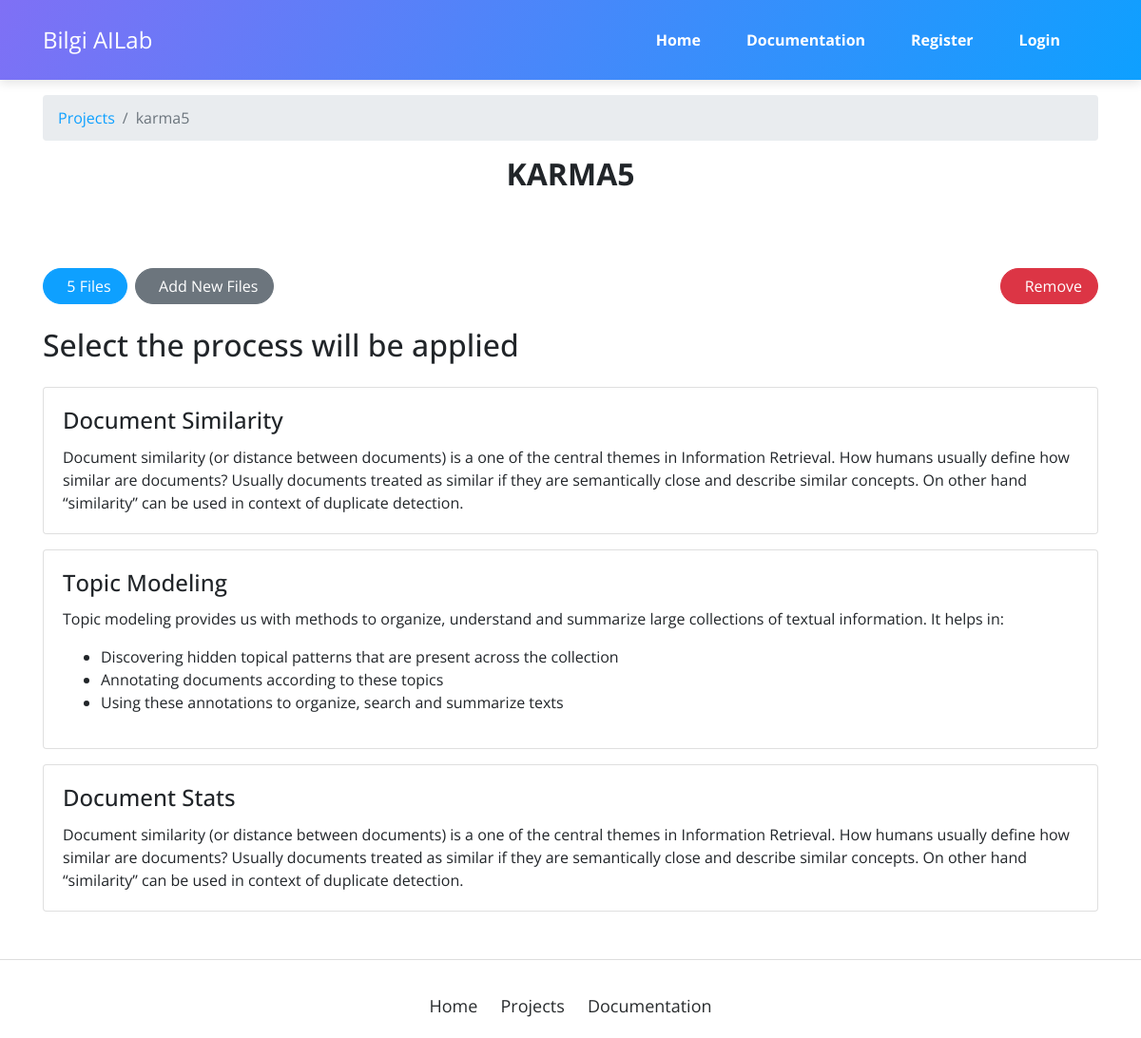
Page /projects/29 on the committed database.
### project/models.py (models this page shows, shortened)
class Project(models.Model):
    title = models.CharField(max_length=100)
    author = models.ForeignKey(User, on_delete=models.CASCADE, null=True)
    project_folder = models.CharField(max_length=32)
    date = models.DateTimeField(auto_now_add=True)
    def get_files(self):
        return ProjectFile.objects.filter(project=self)

### project/views.py (the view)
# urls.py: path('<int:pk>', views.show_project, name='show_project'),
def show_project(request, pk):
    project = get_object_or_404(Project, pk=pk)
    content = {'project': project, 'title': project.title}
    breadcrumb = {
        "Projects": reverse('all_projects'),
        project.title: "",
    }
    content['breadcrumb'] = breadcrumb
    return render(request, "project/project-show.html", content)

### project/models.py (called while the page is built)
    def filename(self):
        return os.path.basename(self.file.name)

### templates/project/project-show.html (shortened to what this page needs)
{% extends 'base.html' %}
{% block content %}
    <main class="page project-page">
        <section class="portfolio-block project">
            <div class="container">
                <div class="heading">
                    <h2>{{ project.title }}</h2>
                </div>
                <div class="row">
                    <div class="col info">
                        <button type="button" class="btn btn-primary" data-toggle="modal" data-target="#fileListModal">
                             &nbsp; {{ project.get_files|length }} Files
                        </button>
                        <button type="button" class="btn btn-secondary ml-1" data-toggle="modal"
                                data-target="#fileUploadModal">
                             &nbsp; Add New Files
                        </button>
                        <a href="{% url 'delete_project' project.id %}" type="button"
                           class="btn btn-danger float-right">
                             &nbsp; Remove
                        </a>
                    </div>
                </div>
                <h2 class="my-4"> Select the process will be applied</h2>
                <div class="row mt-3">
                    <div class="col">
                        <div class="card">
                            <div class="card-body">
                                <h4 class="card-title">Document Similarity</h4>
                                <p class="card-text">Document similarity (or distance between documents) is a one of the
                                    central themes in Information Retrieval. How humans usually define how similar are
                                    documents? Usually documents treated as similar if they are semantically close and
                                    describe similar concepts. On other hand “similarity” can be used in context of
                                    duplicate detection.</p>
                            </div>
                        </div>
                    </div>
                </div>
                <div class="row mt-3">
                    <div class="col">
                        <div class="card">
                            <div class="card-body">
                                <h4 class="card-title">Topic Modeling</h4>
                                <p class="card-text">Topic modeling provides us with methods to organize, understand
                                    and summarize large collections of textual information. It helps in:
                                    <br>
                                <ul>
                                    <li>Discovering hidden topical patterns that are present across the collection</li>
                                    <li>Annotating documents according to these topics</li>
                                    <li>Using these annotations to organize, search and summarize texts</li>
                                </ul>
                                </p>
                            </div>
                        </div>
                    </div>
                </div>
                <div class="row mt-3">
                    <div class="col">
                        <div class="card">
                            <div class="card-body">
                                <h4 class="card-title">Document Stats</h4>
                                <p class="card-text">Document similarity (or distance between documents) is a one of the
                                    central themes in Information Retrieval. How humans usually define how similar are
                                    documents? Usually documents treated as similar if they are semantically close and
                                    describe similar concepts. On other hand “similarity” can be used in context of
                                    duplicate detection.</p>
                            </div>
                        </div>
                    </div>
                </div>
            </div>
        </section>
    </main>
{% endblock %}

### templates/components/breadcrumb.html
{% if breadcrumb %}
    <div class="container">
        <nav style="margin-top: 100px" aria-label="breadcrumb">
            <ol class="breadcrumb">
                {% for key, value in breadcrumb.items %}
                    {% if value != "" %}
                        <li class="breadcrumb-item"><a href="{{ value }}">{{ key }}</a></li>
                    {% elif value == "" %}
                        <li class="breadcrumb-item active" aria-current="page">{{ key }}</li>
                    {% endif %}
                {% endfor %}
            </ol>
        </nav>
    </div>
{% endif %}

### templates/project/project-show.html (style rules this page uses)
.card { transition: background, color 200ms, 200ms; }

### rows in the picture
Project: breadcrumb "karma5", title "KARMA5", get_files|length "5"

### other values in the picture
{{ key }} "Projects"
